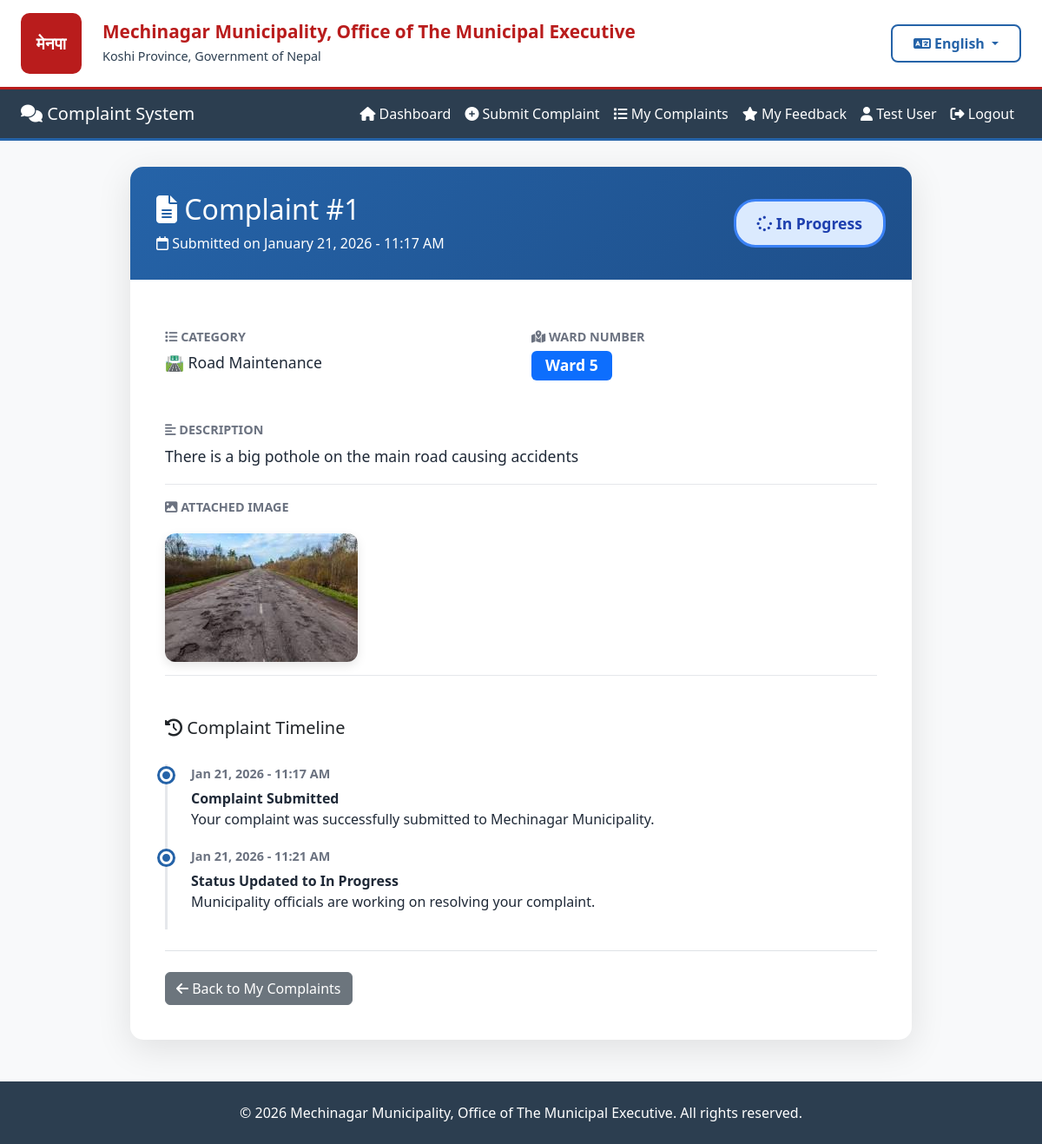
Page /complaints/detail/1/ (signed in) on the earlier database version.
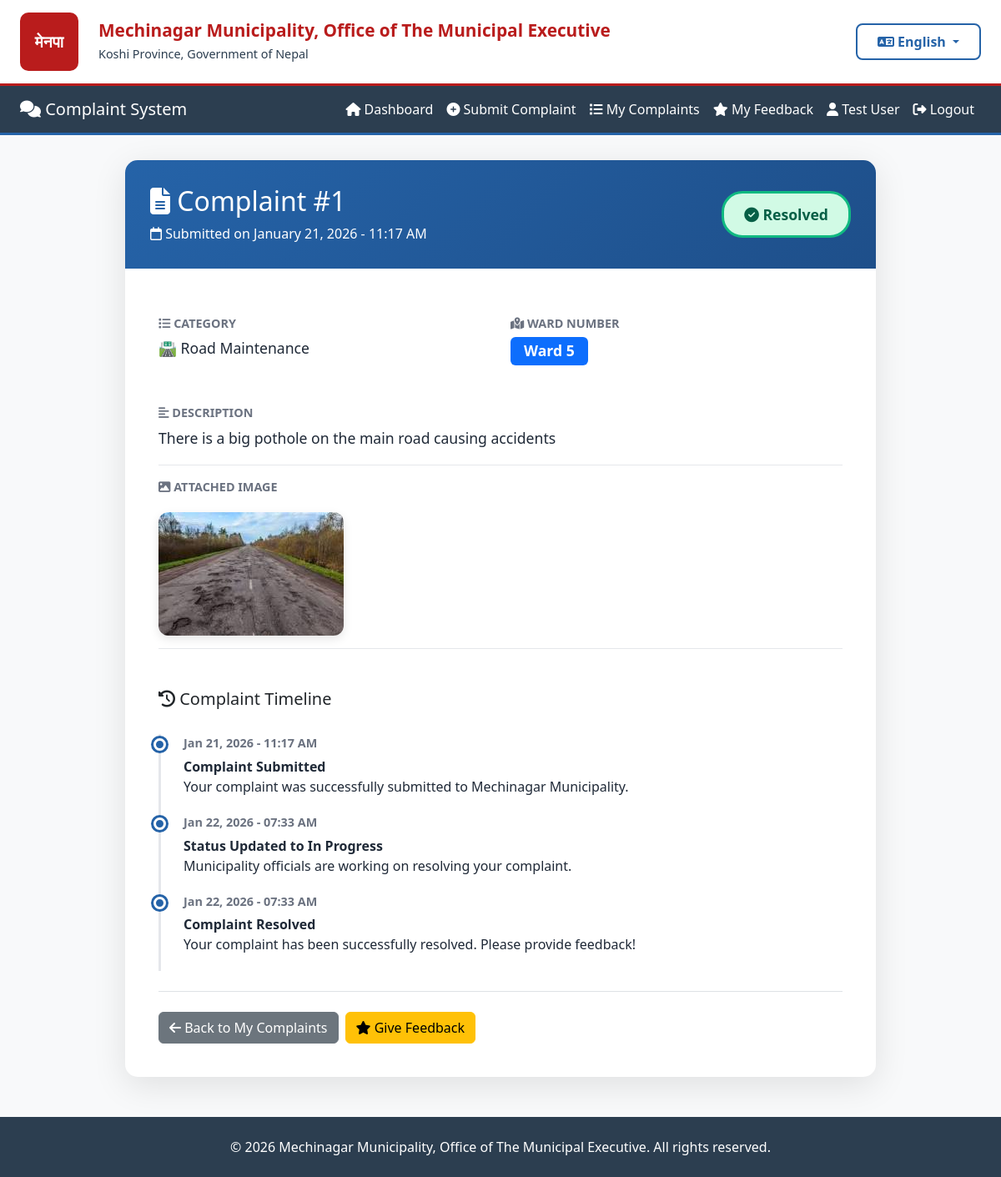
Same page on the later database version.
### complaints/models.py (models this page shows, shortened)
class Complaint(models.Model):
    STATUS_CHOICES = [
        ('Pending', 'Pending'),
        ('In Progress', 'In Progress'),
        ('Resolved', 'Resolved'),
    ]
    CATEGORY_CHOICES = [
        ('Road Maintenance', 'Road Maintenance'),
        ('Street Light', 'Street Light'),
        ('Water Supply', 'Water Supply'),
        ('Sanitation', 'Sanitation'),
        ('Traffic', 'Traffic'),
        ('Parks', 'Parks & Recreation'),
        ('Other', 'Other'),
    ]
    WARD_CHOICES = [(str(i), f'Ward {i}') for i in range(1, 16)]
    user = models.ForeignKey(
        settings.AUTH_USER_MODEL,
        on_delete=models.CASCADE,
        related_name='complaints'
    )
    ward = models.CharField(
        max_length=2,
        choices=WARD_CHOICES,
        help_text="Select your ward number (1-15)"
    )
    category = models.CharField(max_length=100, choices=CATEGORY_CHOICES)
    description = models.TextField()
    image = models.ImageField(upload_to=complaint_image_path, blank=True, null=True)
    status = models.CharField(max_length=20, choices=STATUS_CHOICES, default='Pending')
    created_at = models.DateTimeField(auto_now_add=True)
    updated_at = models.DateTimeField(auto_now=True)
    class Meta:
        db_table = 'complaints'
        ordering = ['-created_at']
        verbose_name = 'Complaint'
        verbose_name_plural = 'Complaints'
        indexes = [
            models.Index(fields=['status', 'created_at']),
            models.Index(fields=['ward', 'status']),
        ]

### complaints/views.py (the view)
# urls.py: path('detail/<int:pk>/', views.complaint_detail, name='complaint_detail'),
@login_required
def complaint_detail(request, pk):
    complaint = get_object_or_404(Complaint, pk=pk, user=request.user)
    context = {
        'complaint': complaint
    }
    return render(request, 'complaints/complaint_detail.html', context)

### core/context_processors.py (called while the page is built)
def language(request):
    lang = request.session.get('language', 'en')
    return {
        'lang': lang,
        'translations': get_lang_dict(lang),
        't': get_lang_dict(lang),  # Shorter alias
    }

### core/translation.py (called while the page is built)
def get_lang_dict(lang='en'):
    return TRANSLATIONS.get(lang, TRANSLATIONS['en'])

### complaints/templates/complaints/complaint_detail.html (shortened to what the changed rows need)
{% extends 'base.html' %}
{% block content %}
<div class="detail-container">
    <div class="detail-card">
        <div class="detail-header">
            <div class="d-flex justify-content-between align-items-center">
                <div>
                    <h2 class="mb-2">
                        <i class="fas fa-file-alt"></i> Complaint #{{ complaint.id }}
                    </h2>
                    <p class="mb-0">
                        <i class="far fa-calendar"></i> Submitted on {{ complaint.created_at|date:"F d, Y - h:i A" }}
                    </p>
                </div>
                <div>
                    {% if complaint.status == 'Pending' %}
                        <span class="status-badge-large status-pending-large">
                            <i class="fas fa-clock"></i> Pending
                        </span>
                    {% elif complaint.status == 'In Progress' %}
                        <span class="status-badge-large status-progress-large">
                            <i class="fas fa-spinner"></i> In Progress
                        </span>
                    {% else %}
                        <span class="status-badge-large status-resolved-large">
                            <i class="fas fa-check-circle"></i> Resolved
                        </span>
                    {% endif %}
                </div>
            </div>
        </div>
        <div class="detail-body">
            <div class="row">
                <div class="col-md-6">
                    <div class="info-row">
                        <div class="info-label">
                            <i class="fas fa-list"></i> Category
                        </div>
                        <div class="info-value">
                            {% if complaint.category == 'Road Maintenance' %}🛣️
                            {% elif complaint.category == 'Street Light' %}💡
                            {% elif complaint.category == 'Water Supply' %}💧
                            {% elif complaint.category == 'Sanitation' %}🗑️
                            {% elif complaint.category == 'Traffic' %}🚦
                            {% elif complaint.category == 'Parks' %}🌳
                            {% else %}📌{% endif %}
                            {{ complaint.category }}
                        </div>
                    </div>
                </div>
                <div class="col-md-6">
                    <div class="info-row">
                        <div class="info-value">
                            <span class="badge bg-primary" style="font-size: 1.1rem; padding: 8px 16px;">
                                Ward {{ complaint.ward }}
                            </span>
                        </div>
                    </div>
                </div>
            </div>
            <div class="info-row mt-3">
                <div class="info-value">
                    <p style="line-height: 1.8; margin: 0;">{{ complaint.description }}</p>
                </div>
            </div>
            {% if complaint.image %}
            <div class="info-row">
                <div class="info-label">
                    <i class="fas fa-image"></i> Attached Image
                </div>
                <div class="info-value">
                    <img src="{{ complaint.image.url }}" alt="Complaint Image" class="complaint-image">
                </div>
            </div>
            {% endif %}
            <div class="mt-5">
                <div class="timeline">
                    <div class="timeline-item">
                        <div class="timeline-date">
                            {{ complaint.created_at|date:"M d, Y - h:i A" }}
                        </div>
                        <div class="timeline-content">
                            <strong>Complaint Submitted</strong><br>
                            Your complaint was successfully submitted to Mechinagar Municipality.
                        </div>
                    </div>
                    {% if complaint.status == 'In Progress' or complaint.status == 'Resolved' %}
                    <div class="timeline-item">
                        <div class="timeline-date">
                            {{ complaint.updated_at|date:"M d, Y - h:i A" }}
                        </div>
                        <div class="timeline-content">
                            <strong>Status Updated to In Progress</strong><br>
                            Municipality officials are working on resolving your complaint.
                        </div>
                    </div>
                    {% endif %}
                    {% if complaint.status == 'Resolved' %}
                    <div class="timeline-item">
                        <div class="timeline-date">
                            {{ complaint.updated_at|date:"M d, Y - h:i A" }}
                        </div>
                        <div class="timeline-content">
                            <strong>Complaint Resolved</strong><br>
                            Your complaint has been successfully resolved. Please provide feedback!
                        </div>
                    </div>
                    {% endif %}
                </div>
            </div>
            <div class="d-flex gap-2 mt-4 pt-4 border-top">
                <a href="{% url 'my_complaints' %}" class="btn btn-secondary">
                    <i class="fas fa-arrow-left"></i> Back to My Complaints
                </a>
                {% if complaint.status == 'Resolved' %}
                <a href="{% url 'submit_feedback' complaint.id %}" class="btn btn-warning">
                    <i class="fas fa-star"></i> Give Feedback
                </a>
                {% endif %}
            </div>
        </div>
    </div>
</div>
{% endblock %}

Differences in the rows shown:
changed Complaint "Road Maintenance": status "In Progress" → "Resolved" (drawn); updated_at "Jan 21, 2026 - 11:21 AM" → "Jan 22, 2026 - 07:33 AM"; updated_at (not shown) → "Jan 22, 2026 - 07:33 AM"
Other differences:
text no longer shown: "In Progress"
text now shown: "Resolved Complaint Resolved Your complaint has been successfully resolved. Please provide feedback! Give Feedback"
